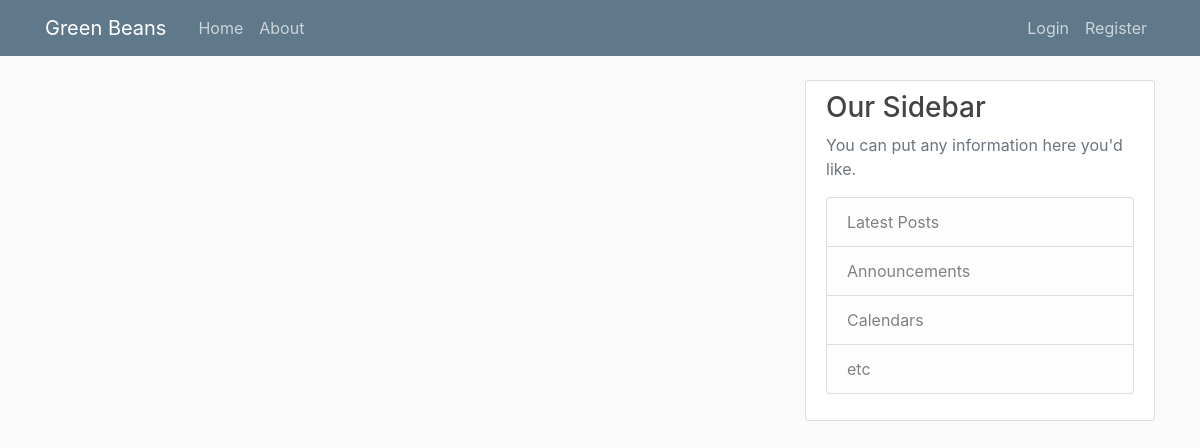
The app's page /home, older data.
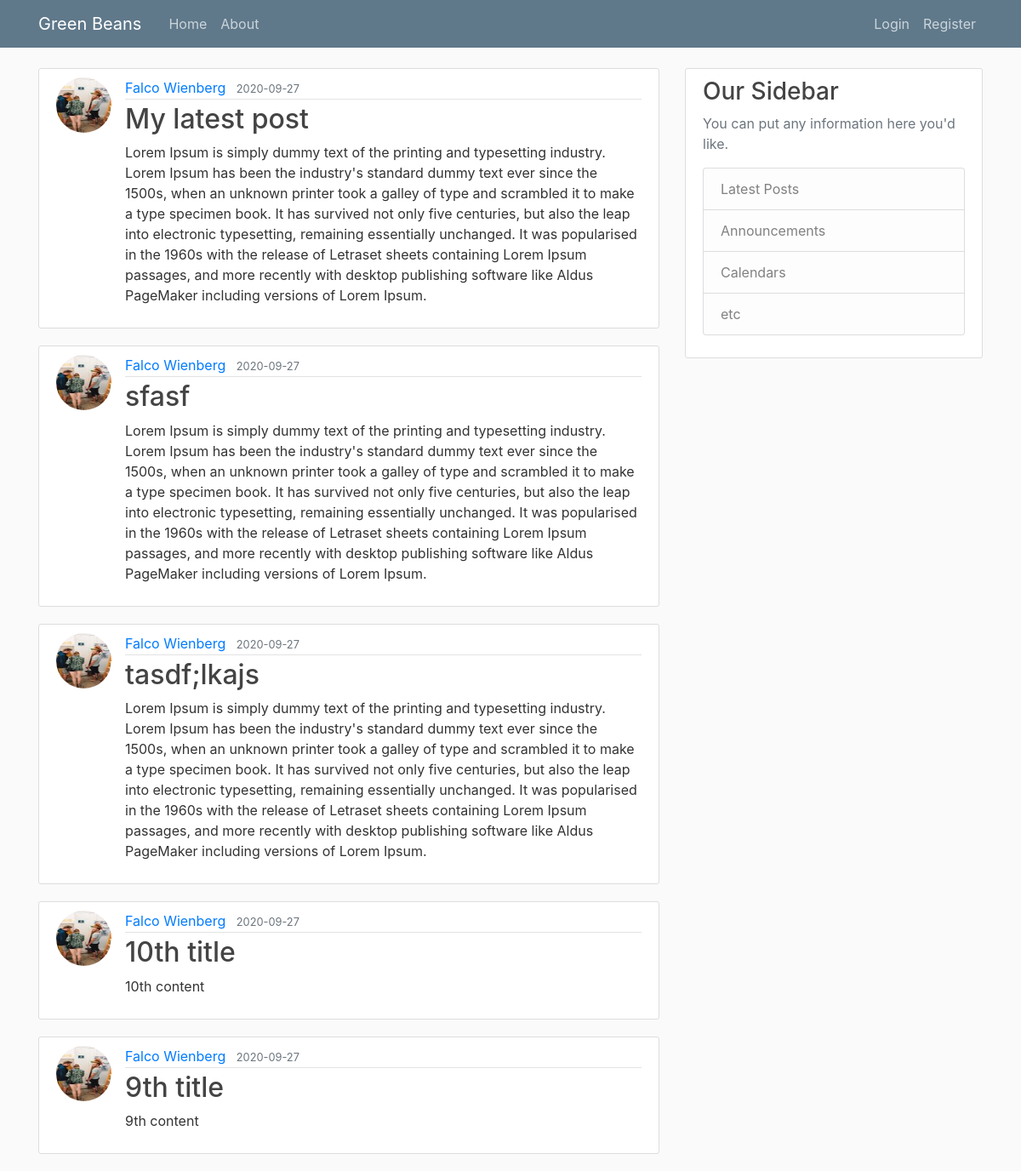
The same page, newer data.
### greenbeans/models.py (models this page shows, shortened)
class Post(db.Model):
    id = db.Column(db.Integer, primary_key=True)
    title = db.Column(db.String(100), nullable=False)
    date_posted = db.Column(db.DateTime, nullable=False, default=datetime.utcnow)
    content = db.Column(db.Text, nullable=False)
    user_id = db.Column(db.Integer, db.ForeignKey('user.id'), nullable=False)

class User(db.Model, UserMixin):
    id = db.Column(db.Integer, primary_key=True)
    username = db.Column(db.String(20), unique=True, nullable=False)
    email = db.Column(db.String(120), unique=True, nullable=False)
    image_file = db.Column(db.String(20), nullable=False, default='default.jpg')
    password = db.Column(db.String(60), nullable=False)
    posts = db.relationship('Post', backref='author', lazy="dynamic")

### greenbeans/routes.py (the view)
@app.route("/")
@app.route("/home")
def home():
    page = request.args.get('page', 1, type=int)
    posts = Post.query.order_by(Post.date_posted.desc()).paginate(per_page=5, page=page)
    return render_template('home.html', posts=posts)

### greenbeans/templates/home.html
{% extends "layout.html" %}
{% block content %}
    {% for post in posts %}
        <article class="media content-section">
          <img class="rounded-circle article-img" src="{{ url_for('static', filename='profile_pics/' + post.author.image_file) }}">
          <div class="media-body">
            <div class="article-metadata">
              <a class="mr-2" href="#">{{ post.author.username }}</a>
              <small class="text-muted">{{ post.date_posted.strftime('%Y-%m-%d') }}</small>
            </div>
            <h2><a class="article-title" href="{{ url_for('post', post_id=post.id) }}">{{ post.title }}</a></h2>
            <p class="article-content">{{ post.content }}</p>
          </div>
        </article>
    {% endfor %}
{% endblock content %}

### greenbeans/templates/layout.html (shortened to what this page needs)
<!DOCTYPE html>
<html>
    <link rel="stylesheet" href="https://stackpath.bootstrapcdn.com/bootstrap/4.3.1/css/bootstrap.min.css">
    <link rel="stylesheet" type="text/css" href="{{ url_for('static', filename='main.css') }}">
<body>
    <header class="site-header">
        <nav class="navbar navbar-expand-md navbar-dark bg-steel fixed-top">
          <div class="container">
            <a class="navbar-brand mr-4" href="/">Green Beans</a>
            <div class="collapse navbar-collapse" id="navbarToggle">
              <div class="navbar-nav mr-auto">
                <a class="nav-item nav-link" href="{{ url_for('home') }}">Home</a>
                <a class="nav-item nav-link" href="{{ url_for('about') }}">About</a>
              </div>
              <div class="navbar-nav">
                {% if current_user.is_authenticated %}
                  <a class="nav-item nav-link" href="{{ url_for('new_post') }}">New Post</a>
                  <a class="nav-item nav-link" href="{{ url_for('account') }}">Account</a>
                  <a class="nav-item nav-link" href="{{ url_for('logout') }}">Logout</a>
                {% else %}
                  <a class="nav-item nav-link" href="{{ url_for('login') }}">Login</a>
                  <a class="nav-item nav-link" href="{{ url_for('register') }}">Register</a>
                {% endif %}
              </div>
            </div>
          </div>
        </nav>
    </header>
    <main role="main" class="container">
        <div class="row">
          <div class="col-md-8">
            {% block content %}{% endblock %}
          </div>
          <div class="col-md-4">
            <div class="content-section">
              <h3>Our Sidebar</h3>
              <p class='text-muted'>You can put any information here you'd like.
                <ul class="list-group">
                  <li class="list-group-item list-group-item-light">Latest Posts</li>
                  <li class="list-group-item list-group-item-light">Announcements</li>
                  <li class="list-group-item list-group-item-light">Calendars</li>
                  <li class="list-group-item list-group-item-light">etc</li>
                </ul>
              </p>
            </div>
          </div>
        </div>
    </main>
</body>
</html>

### greenbeans/static/main.css (style rules this page uses)
body { background: #fafafa; color: #333333; margin-top: 5rem; }
h1, h2, h3, h4, h5, h6 { color: #444444; }
.bg-steel { background-color: #5f788a; }
.site-header .navbar-nav .nav-link { color: #cbd5db; }
.content-section { background: #ffffff; padding: 10px 20px; border: 1px solid #dddddd; border-radius: 3px; margin-bottom: 20px; }
.article-title { color: #444444; }
.article-content { white-space: pre-line; }
.article-img { height: 65px; width: 65px; margin-right: 16px; }
.article-metadata { padding-bottom: 1px; margin-bottom: 4px; border-bottom: 1px solid #e3e3e3 }

Row changes from the older to the newer data that the page shows:
added Post: image_file (picture), author.username "Falco Wienberg", date_posted "2020-09-27", title "My latest post", content "Lorem Ipsum is simply dummy text of the printing and typesetting industry. Lorem Ipsum has been the industry's standard dummy text ever since the 1500s, when an unknown printer took a galley of type and scrambled it to make a type specimen book. It has survived not only five centuries, but also the leap into electronic typesetting, remaining essentially unchanged. It was popularised in the 1960s with the release of Letraset sheets containing Lorem Ipsum passages, and more recently with desktop publishing software like Aldus PageMaker including versions of Lorem Ipsum."
added Post: image_file (picture), author.username "Falco Wienberg", date_posted "2020-09-27", title "sfasf", content "Lorem Ipsum is simply dummy text of the printing and typesetting industry. Lorem Ipsum has been the industry's standard dummy text ever since the 1500s, when an unknown printer took a galley of type and scrambled it to make a type specimen book. It has survived not only five centuries, but also the leap into electronic typesetting, remaining essentially unchanged. It was popularised in the 1960s with the release of Letraset sheets containing Lorem Ipsum passages, and more recently with desktop publishing software like Aldus PageMaker including versions of Lorem Ipsum."
added Post: image_file (picture), author.username "Falco Wienberg", date_posted "2020-09-27", title "tasdf;lkajs", content "Lorem Ipsum is simply dummy text of the printing and typesetting industry. Lorem Ipsum has been the industry's standard dummy text ever since the 1500s, when an unknown printer took a galley of type and scrambled it to make a type specimen book. It has survived not only five centuries, but also the leap into electronic typesetting, remaining essentially unchanged. It was popularised in the 1960s with the release of Letraset sheets containing Lorem Ipsum passages, and more recently with desktop publishing software like Aldus PageMaker including versions of Lorem Ipsum."
added Post: image_file (picture), author.username "Falco Wienberg", date_posted "2020-09-27", title "10th title", content "10th content"
added Post: image_file (picture), author.username "Falco Wienberg", date_posted "2020-09-27", title "9th title", content "9th content"
